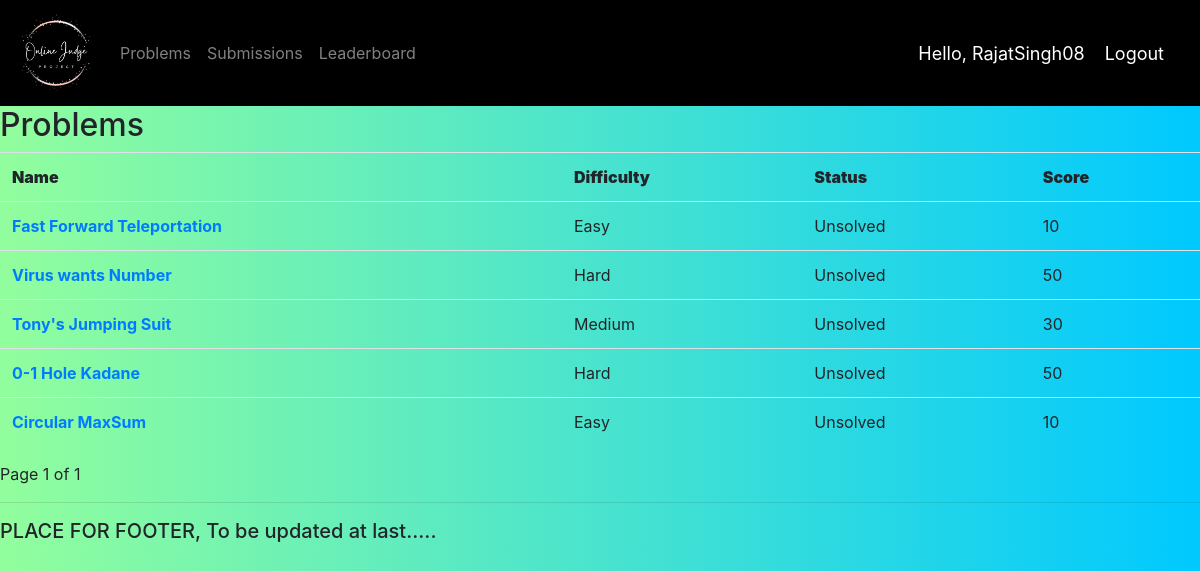
The page /problems/ (signed in) on the database as committed earlier.
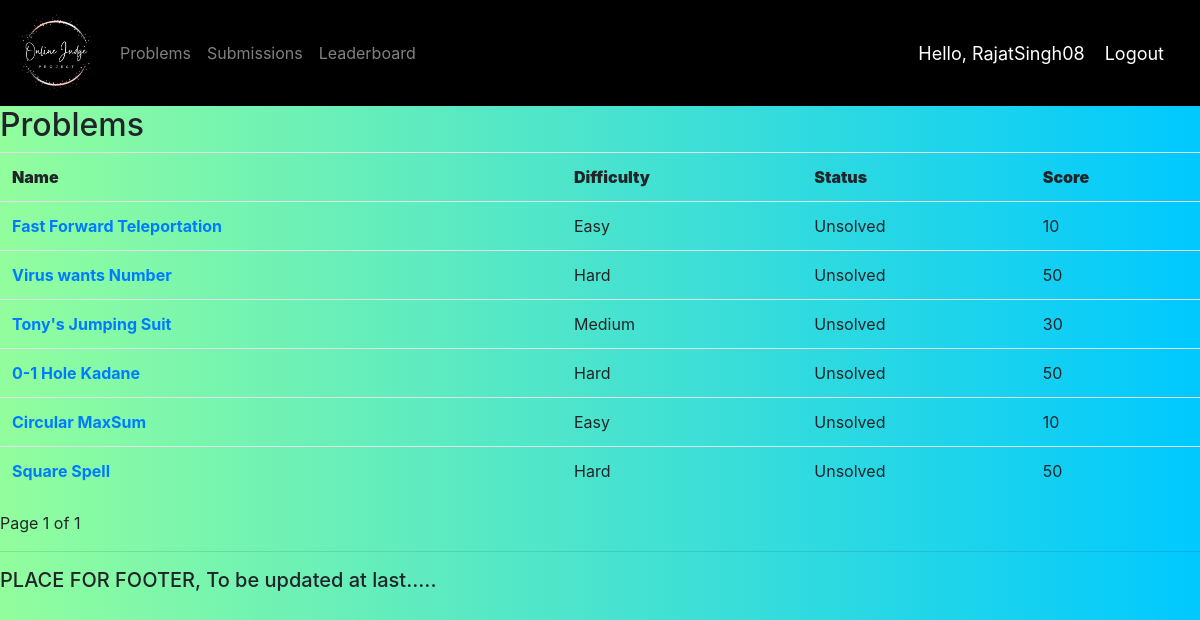
The same page on the database as committed later.
### OJ/models.py (models this page shows, shortened)
class Problem(models.Model):
    TOUGHNESS = (("Easy", "Easy"), ("Medium", "Medium"), ("Hard", "Hard"))
    STATUS = (("Unsolved", "Unsolved"), ("Solved", "Solved"))
    id = models.BigAutoField(primary_key=True)
    name = models.CharField(max_length=100, default="")
    description = RichTextField(default="")
    example = RichTextField(default="")
    difficulty = models.CharField(max_length=10, choices=TOUGHNESS)
    score = models.IntegerField(default=0)
    solved_status = models.CharField(
        max_length=10, choices=STATUS, default="Unsolved")

### OJ/views.py (the view)
# urls.py: path('problems/', views.problemPage, name='problems'),
@login_required(login_url='login')
def problemPage(request):
    problems_list = Problem.objects.all()
    paginator = Paginator(problems_list, 10)  # Show 10 problems per page.
    page_number = request.GET.get('page')
    problems = paginator.get_page(page_number)
    return render(request, 'OJ/problem.html', {'problems': problems})

### OJ/templates/OJ/problem.html (shortened to what this page needs)
{% extends 'OJ/main.html' %}
{% block content %}
<h2>Problems</h2>
<table class="table">
    <tr>
        <th><b>Name</b></th>
        <th><b>Difficulty</b></th>
        <th><b>Status</b></th>
        <th><b>Score</b></th>
    </tr>
    {% for problem in problems %}
    <tr>
        <td><a href="{{problem.id}}"><b>{{problem.name}}</b></a></td>
        <td>{{problem.difficulty}}</td>
        <td>{{problem.solved_status}}</td>
        <td>{{problem.score}}</td>
    </tr>
    {% endfor %}
</table>
<div class="pagination">
    <span class="step-links">
        <span class="current">
            Page {{ problems.number }} of {{ problems.paginator.num_pages }}
        </span>
    </span>
</div>
{% endblock %}

### OJ/templates/OJ/main.html (shortened to what this page needs)
{% load static %}
<!DOCTYPE html>
<html>
    <head>
        <link rel="stylesheet"
            href="https://cdn.jsdelivr.net/npm/bootstrap@4.3.1/dist/css/bootstrap.min.css"
>
    </head>
    <body>
        {% include 'OJ/navbar.html' %}
        {% block content %}
        {% endblock %}
        <hr>
        <h5>PLACE FOR FOOTER, To be updated at last.....</h5>
    </body>
</html>

### OJ/templates/OJ/navbar.html (shortened to what this page needs)
{% load static %}
<nav class="navbar navbar-expand-lg navbar-dark"
    style="background-color: #000000;">
    <a class="navbar-brand" href="/"><img src="{% static 'images/logo.png' %}"
            width="80" height="80" /></a>
    <div class="collapse navbar-collapse" id="navbarNav">
        <ul class="navbar-nav mr-auto mt-2 mt-lg-0">
            <li class="nav-item">
                <a class="nav-link" href="/problems">Problems</a>
            </li>
            <li class="nav-item">
                <a class="nav-link" href="/submissions">Submissions</a>
            </li>
            <li class="nav-item">
                <a class="nav-link" href="/leaderboard">Leaderboard</a>
            </li>
        </ul>
    </div>
    <span class="hello-msg">Hello, {{request.user}}</span>
    <span><a class="hello-msg" href="{% url 'logout' %}">Logout</a></span>
</nav>

### OJ/templates/OJ/main.html (style rules this page uses)
body { background: #00C9FF !important; background: -webkit-linear-gradient(to right, #92FE9D, #00C9FF) !important; background: linear-gradient(to right, #92FE9D, #00C9FF) !important; }

### OJ/templates/OJ/navbar.html (style rules this page uses)
.hello-msg { font-size: 18px; color: #fff; margin-right: 20px; }

Rows that differ between the two databases and show on the page:
added Problem: name "Square Spell", difficulty "Hard", solved_status "Unsolved", score "50"
